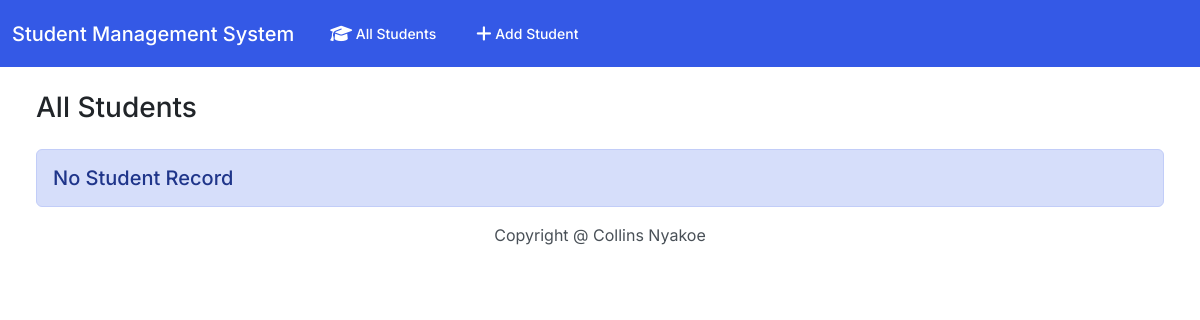
/, run on an earlier commit of the app's database.
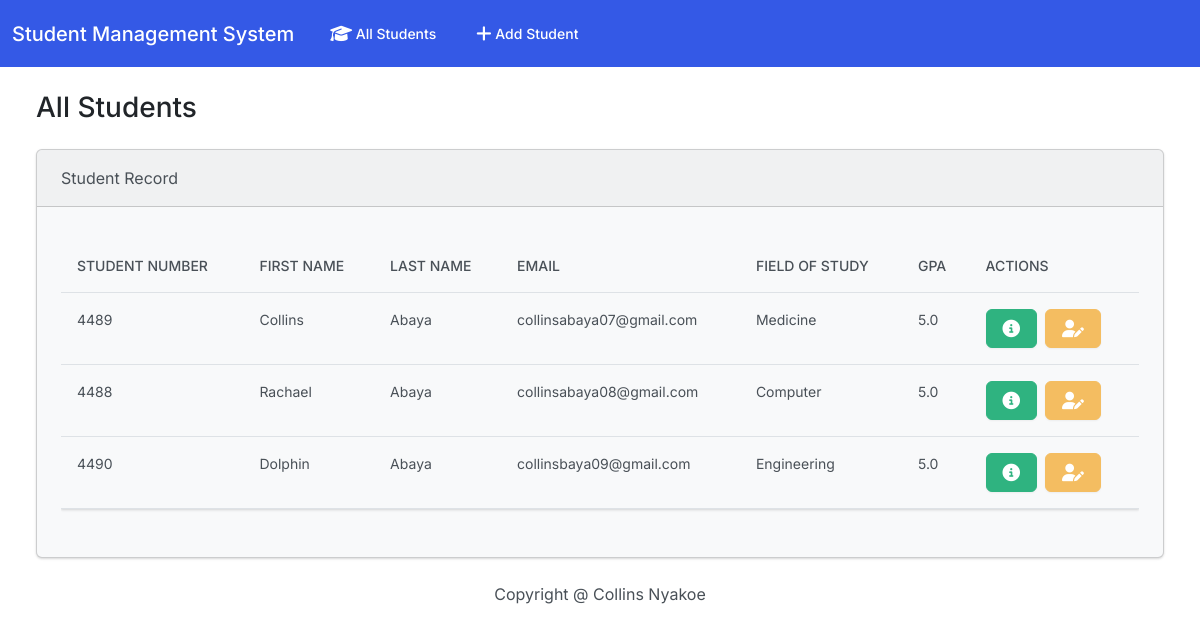
And on a later commit of the database.
### student/models.py (models this page shows, shortened)
class Student(models.Model):
    students_number = models.PositiveBigIntegerField()
    first_name = models.CharField(max_length=30)
    last_name = models.CharField(max_length=30)
    email = models.EmailField(max_length=100)
    field_of_study = models.CharField(max_length=50)
    gpa = models.FloatField()

### student/views.py (the view)
# urls.py: path('', views.index, name='index'),
def index(request):
    return render (request, 'students/index.html', { 'students': Student.objects.all
    })

### student/templates/students/index.html (shortened to what this page needs)
{% extends "students/base.html" %}
{% block body %}
<h3 class="m-4">All Students</h3>
        <div class="row">
            <div class="col-12">
              {% if students %}
              <div class="card bg-light ms-4 me-4 mb-4 ">
                <div class="card-header">Student Record</div>
                <div class="card-body">
                  <p class="card-text">
                    <div class="table-responsive">
                      <table class="table table-hover">
                        <thead>
                          <tr>
                            <th scope="col">Student Number</th>
                            <th scope="col">First Name</th>
                            <th scope="col">Last Name</th>
                            <th scope="col">Email</th>
                            <th scope="col">Field of Study</th>
                            <th scope="col">GPA</th>
                            <th scope="col">Actions</th>
                          </tr>
                        </thead>
                        <tbody>
                          {% for student in students %}
                          <tr>
                            <td>{{student.students_number}}</td>
                            <td>{{student.first_name}}</td>
                            <td>{{student.last_name}}</td>
                            <td>{{student.email}}</td>
                            <td>{{student.field_of_study}}</td>
                            <td>{{student.gpa}}</td>
                            <td>
                              <button type="button" class="btn btn-success me-1" href="{% url 'view_student' student.id %}" data-bs-toggle="modal" data-bs-target="#myModal{{student.id}}"> </button>
                              <a href="{% url 'edit' student.id %}" class="btn btn-warning me-1">
                              </a>
                            </td>
                          </tr>
                          {% endfor %}
                        </tbody>
                      </table>
                    </div>
                  </p>
                </div>
              </div>
              {% else %}
              <h5 class="alert alert-primary ms-4 me-4">No Student Record</h5>
              {% endif %}
            </div>
        </div>
{% endblock %}

### student/templates/students/base.html (shortened to what this page needs)
{% load static %}
<!DOCTYPE html>
<html lang="en">
<head>
    <link rel="stylesheet" href="https://cdnjs.cloudflare.com/ajax/libs/font-awesome/6.2.1/css/all.min.css" />
    <link href="{% static 'css/bootstrap.min.css' %}" rel="stylesheet">
</head>
<body>
    <nav class="navbar navbar-expand-lg navbar-dark bg-primary">
        <div class="container-fluid">
          <a class="navbar-brand" href="{% url 'index' %}">Student Management System</a>
          <div class="collapse navbar-collapse" id="navbarColor01">
            <ul class="navbar-nav me-auto">
              <li class="nav-item">
                <a class="nav-link" href="{% url 'index' %}">
                    All Students
                </a>
              </li>
              <li class="nav-item">
                <a class="nav-link" href="{% url 'add' %}">
                    Add Student
                </a>
              </li>
          </div>
        </div>
      </nav>
      <div class="container-fluid">
        {% block body %}
        {% endblock %}
      </div>
      <footer class="mt-auto mb-4">
        <div class="text-center">
            <span>
                Copyright @<script>document.write(newDate().getFullYear())</script> Collins Nyakoe
            </span>
        </div>
      </footer>
</body>
</html>

What changed in the data, as far as the page shows it:
added Student: students_number "4489", first_name "Collins", last_name "Abaya", email "collinsabaya07@gmail.com", field_of_study "Medicine", gpa "5.0"
added Student: students_number "4488", first_name "Rachael", last_name "Abaya", email "collinsabaya08@gmail.com", field_of_study "Computer", gpa "5.0"
added Student: students_number "4490", first_name "Dolphin", last_name "Abaya", email "collinsbaya09@gmail.com", field_of_study "Engineering", gpa "5.0"
Also different on the page:
text no longer shown: "No Student Record"
text now shown: "Student Record STUDENT NUMBER FIRST NAME LAST NAME EMAIL FIELD OF STUDY GPA ACTIONS"
